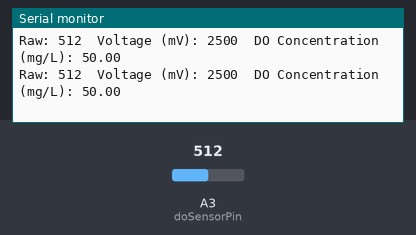
The sketch below on a simulated Arduino Uno, built with avr-gcc and run on an emulated ATmega328P. Parts: the last lines printed to the serial monitor. Inputs (shaded band) come from the test bench; at power-on: A3 (doSensorPin) = 512.

Above: at 2.8 s.
2.9 s: A3 (doSensorPin) set to 716
At 5.1 s:
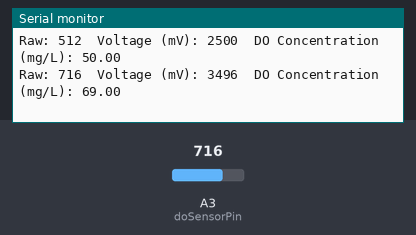
5.6 s: A3 (doSensorPin) set to 900
At 6.7 s:
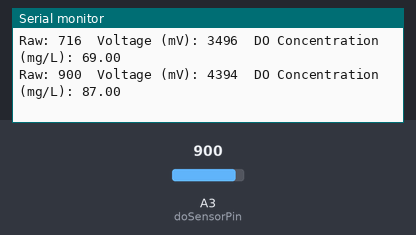
Timing chart, 0 to 8.6 s (numbered marks = the images above; inputs shaded):
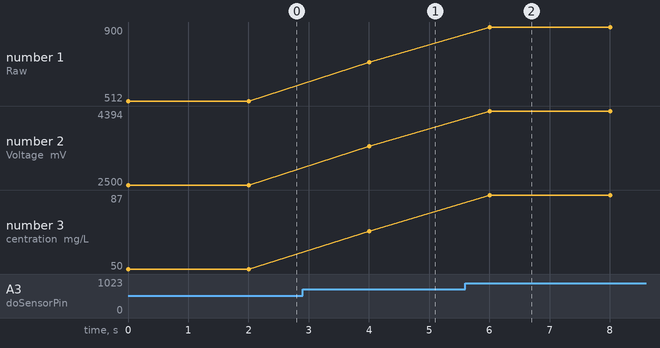

Measured:
- after the input at 2.9 s, the serial monitor: prints a new line after 1.1 s (image 1)
- after the input at 5.6 s, the serial monitor: prints a new line after 0.40 s (image 2)
- plotted number 1: 512 → 716 after the input at 2.9 s, 716 → 900 after the input at 5.6 s
- plotted number 2: 2500 → 3496 after the input at 2.9 s, 3496 → 4394 after the input at 5.6 s
- plotted number 3: 50 → 69 after the input at 2.9 s, 69 → 87 after the input at 5.6 s

The sketch:

docalibaration.ino
```cpp
#include <Arduino.h>

#define VREF 5000
#define ADC_RES 1024

const int doSensorPin = A3; // Analog pin connected to the DO sensor

float convertToDO(uint32_t sensorValue);

void setup() {
  Serial.begin(9600);
}

void loop() {
  uint32_t raw = analogRead(doSensorPin);
  float doConcentration = convertToDO(raw);

  Serial.print("Raw: ");
  Serial.print(raw);
  Serial.print("\tVoltage (mV): ");
  Serial.print(raw * VREF / ADC_RES);
  Serial.print("\tDO Concentration (mg/L): ");
  Serial.println(doConcentration);

  delay(2000);
}

float convertToDO(uint32_t sensorValue) {
  // Add your conversion formula here
  // Replace this with the actual conversion formula provided by the sensor manufacturer
  float doConcentration = map(sensorValue, 0, 1023, 0, 100);

  return doConcentration;
}
```
